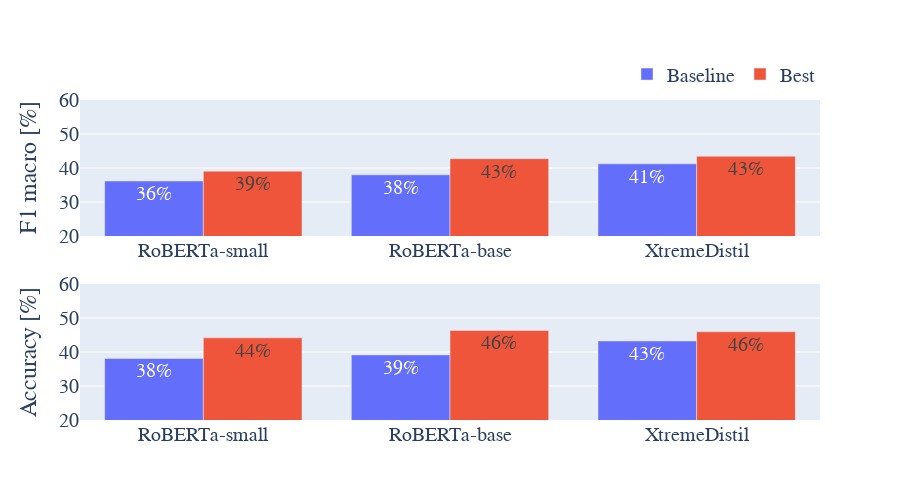
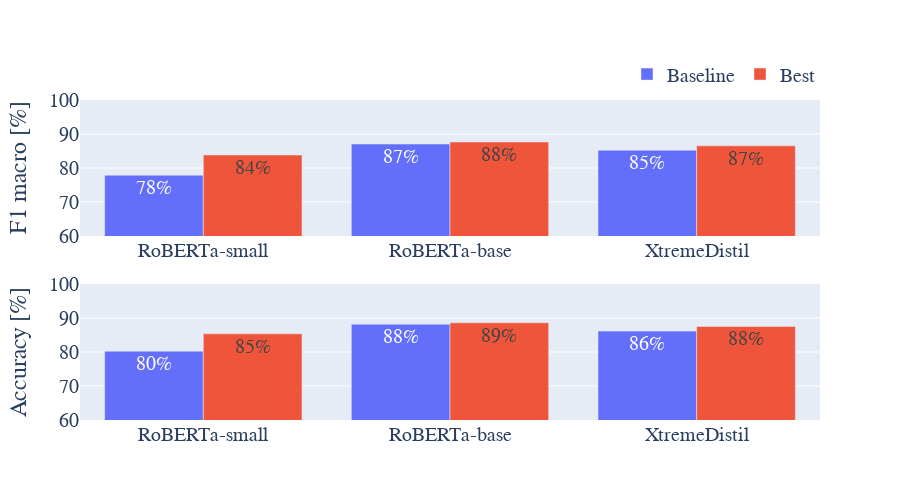

Notebook code cell kept with these figures, in order:
### Code cell
one_plot_to_rule_them_all(data_f1, data0, base="original")

### Figure 1 — Plotly figure (JSON) as saved in the notebook; plotly's stock layout.template omitted (floating-point values rounded to 4 significant figures)
{"data": [{"marker": {"color": "#636EFA"}, "name": "Baseline", "showlegend": true, "text": [36.17, 38.0, 41.22], "textposition": "auto", "texttemplate": "%{text:.2}%", "type": "bar", "x": ["RoBERTa-small", "RoBERTa-base", "XtremeDistil"], "xaxis": "x", "y": [36.17, 38.0, 41.22], "yaxis": "y"}, {"marker": {"color": "#EF553B"}, "name": "Best", "showlegend": true, "text": [39.08, 42.75, 43.46], "textposition": "auto", "texttemplate": "%{text:.2}%", "type": "bar", "x": ["RoBERTa-small", "RoBERTa-base", "XtremeDistil"], "xaxis": "x", "y": [39.08, 42.75, 43.46], "yaxis": "y"}, {"marker": {"color": "#636EFA"}, "name": "Baseline", "showlegend": false, "text": [38.11, 39.15, 43.24], "textposition": "auto", "texttemplate": "%{text:.2}%", "type": "bar", "x": ["RoBERTa-small", "RoBERTa-base", "XtremeDistil"], "xaxis": "x2", "y": [38.11, 39.15, 43.24], "yaxis": "y2"}, {"marker": {"color": "#EF553B"}, "name": "Best", "showlegend": false, "text": [44.16, 46.34, 45.95], "textposition": "auto", "texttemplate": "%{text:.2}%", "type": "bar", "x": ["RoBERTa-small", "RoBERTa-base", "XtremeDistil"], "xaxis": "x2", "y": [44.16, 46.34, 45.95], "yaxis": "y2"}], "layout": {"font": {"family": "Times New Roman", "size": 20}, "height": 500, "legend": {"orientation": "h", "x": 1, "xanchor": "right", "y": 1.02, "yanchor": "bottom"}, "width": 900, "xaxis": {"anchor": "y", "autorange": true, "domain": [0, 1], "range": [-0.5, 2.5], "type": "category"}, "xaxis2": {"anchor": "y2", "autorange": true, "domain": [0, 1], "range": [-0.5, 2.5], "type": "category"}, "yaxis": {"anchor": "x", "domain": [0.575, 1], "range": [20, 60], "title": {"text": "F1 macro [%]"}, "type": "linear"}, "yaxis2": {"anchor": "x2", "domain": [0, 0.425], "range": [20, 60], "title": {"text": "Accuracy [%]"}, "type": "linear"}}}

### Figure 2 — Plotly figure (JSON) as saved in the notebook; plotly's stock layout.template omitted (floating-point values rounded to 4 significant figures)
{"data": [{"marker": {"color": "#636EFA"}, "name": "Baseline", "showlegend": true, "text": [77.87, 87.05, 85.24], "textposition": "auto", "texttemplate": "%{text:.2}%", "type": "bar", "x": ["RoBERTa-small", "RoBERTa-base", "XtremeDistil"], "xaxis": "x", "y": [77.87, 87.05, 85.24], "yaxis": "y"}, {"marker": {"color": "#EF553B"}, "name": "Best", "showlegend": true, "text": [83.81, 87.65, 86.51], "textposition": "auto", "texttemplate": "%{text:.2}%", "type": "bar", "x": ["RoBERTa-small", "RoBERTa-base", "XtremeDistil"], "xaxis": "x", "y": [83.81, 87.65, 86.51], "yaxis": "y"}, {"marker": {"color": "#636EFA"}, "name": "Baseline", "showlegend": false, "text": [80.24, 88.17, 86.15], "textposition": "auto", "texttemplate": "%{text:.2}%", "type": "bar", "x": ["RoBERTa-small", "RoBERTa-base", "XtremeDistil"], "xaxis": "x2", "y": [80.24, 88.17, 86.15], "yaxis": "y2"}, {"marker": {"color": "#EF553B"}, "name": "Best", "showlegend": false, "text": [85.34, 88.59, 87.51], "textposition": "auto", "texttemplate": "%{text:.2}%", "type": "bar", "x": ["RoBERTa-small", "RoBERTa-base", "XtremeDistil"], "xaxis": "x2", "y": [85.34, 88.59, 87.51], "yaxis": "y2"}], "layout": {"font": {"family": "Times New Roman", "size": 20}, "height": 500, "legend": {"orientation": "h", "x": 1, "xanchor": "right", "y": 1.02, "yanchor": "bottom"}, "width": 900, "xaxis": {"anchor": "y", "autorange": true, "domain": [0, 1], "range": [-0.5, 2.5], "type": "category"}, "xaxis2": {"anchor": "y2", "autorange": true, "domain": [0, 1], "range": [-0.5, 2.5], "type": "category"}, "yaxis": {"anchor": "x", "domain": [0.575, 1], "range": [60, 100], "title": {"text": "F1 macro [%]"}, "type": "linear"}, "yaxis2": {"anchor": "x2", "domain": [0, 0.425], "range": [60, 100], "title": {"text": "Accuracy [%]"}, "type": "linear"}}}
